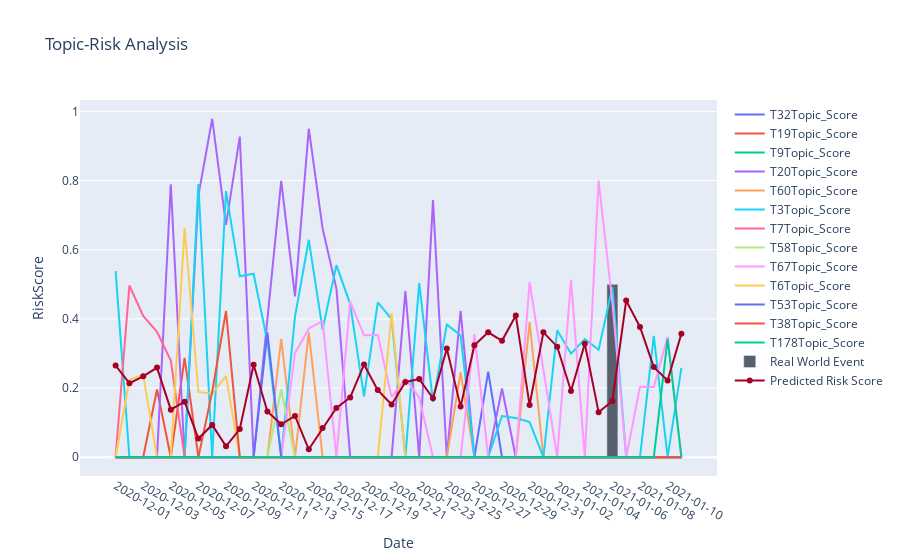

Source (notebook cell):
### Code cell
##### 4. Run topic analysis #####
"""
Read in Event_Date_Data.csv 
event, startDate, endDate  
Note: Dates are the search window around the event
Loop through each event 


"""

### Run model with new data ###
csvlist = sc_tools.get_csv(os.path.join(Base_Path, 'data', 'raw','Event_Date_Data.csv'))

for event_row in csvlist:
    eventname = event_row['event']
    startDate = sc_tools.convert_date(event_row['startDate'], 'dateslash')
    endDate   = sc_tools.convert_date(event_row['endDate'], 'dateslash')
    

    ### Change end dates depending when datasets ###
    if eventname == 'CapitalRiots' and Platform == 'parler':
        endDate = sc_tools.convert_date('2021-01-11', 'dateline')
        print('---Change Parler CapitalRiots end date---')

    elif eventname == 'Brexit' and Platform == 'reddit':
        startDate = sc_tools.convert_date('2018-10-01', 'dateline')
        print('---Change reddit Brexit end date---')

    elif eventname == 'Brexit' and Platform == 'parler':
        startDate = sc_tools.convert_date('2019-01-01', 'dateline')
        print('---Change parler Brexit end date---')


    print(eventname)
    print(startDate)
    print(endDate)


    ### Paths and files ###
    analysisTitle = Platform + '_' + eventname + '_batchTopicAnalysis'   
    gsrEvSrc  = os.path.join(Base_Path, 'data', 'processed', 'GSREvents_' + eventname + '.pkl') 
    gvFolderLoc1  = os.path.join(Base_Path, "models", "OutputResults_batch" )
    fileout_name = os.path.join(Platform + '_' + eventname + '_' + str(startDate) + '_' + str(endDate) + '.pkl')       # Name of output file
    
    ### Get list of avaliable datasets ###
    yearly_data_path = os.path.join(Path_4yearlycombined, eventname)    
    yearly_datasets_avaliable = [os.path.splitext(filename)[0] for filename in os.listdir(yearly_data_path)]

    ### Append required yearly datasets ###
    allowed_dates = [y for y in range(startDate.year, endDate.year + 1)]
    temp_data = []
    for yearloop in allowed_dates:
                
        year_file = os.path.join(yearly_data_path,  str(yearloop) + '.pkl')                                         # ID yearly file to use
        print(year_file)
        newDF = sc_tools.get_pkl(year_file)
        temp_data.append(newDF)        

    df = pd.concat(temp_data, ignore_index=True)


    ### Identify missing dates within the dataset ###
    missing_dates = pd.date_range(start=startDate, end=endDate).difference(df['publicationDate'])                   # Identify any dates that are missing from the range
    
    ### Interigation of the inputdata ###
    delta = endDate  - startDate 
    daysused = df.loc[(df['publicationDate']>startDate)  & (df['publicationDate'] <= endDate)]
    print('number of days: ' + str(round(delta.days + 1,0)))
    print('Number of rows in data: ' + str(len(daysused)))
    print('Average number of text per day: ' + str(round(len(daysused) / (delta.days + 1), 0)))
    print('Av text length: ' + str(round(daysused['text'].apply(len).mean(),0)))


    ### Flag on whether to run analysis or load from file ### 
    preload_dailycal = True

    if list(missing_dates):                                                                                         # If any dates identified as mssing then use this statement
        print('---- Error missing date ----') 
        print(missing_dates)                                                                                        # Print dates that are missing


    elif preload_dailycal:

        ### Define threshold of riskscore which corresponds to an event ###
        threshold = 0.4
        ### Use this list to get a precisoin/recall plot to find best threshold ###
        ## note this is currently not working
        # step = 0.1
        # threshold = list(np.arange(0, 1 + step, step))

        if os.path.exists(os.path.join(gvFolderLoc1, 'GlobalVariables', fileout_name)):            # if file topic file does exist
            print('\n\n\n##### Code running - Preload=True, Update=True #####')
            gvFolderLoc1  = os.path.join(Base_Path, "models", "OutputResults_batch" )
            trend_ret = main_trendy.trendy(dataSource=df, processing="batch", updating=True, startDate=startDate, endDate=endDate,
                        gsrEvents=gsrEvSrc, analysisTitle=analysisTitle, fileout_name=fileout_name, visualize=True, 
                        FolderLoc=gvFolderLoc1, preload_dailycal=True, threshold=threshold)
            break
            if trend_ret == None:                   # If output returns none due to failure continue to next loop item
                continue
        

        else:                                       # If topic file does not exist run with update=False 
            print('\n\n\n##### Code running - Preload=True, Update=False #####')
            trend_ret = main_trendy.trendy(dataSource=df, processing="batch", updating=False, startDate=startDate, endDate=endDate,
                            gsrEvents=gsrEvSrc, analysisTitle=analysisTitle, fileout_name=fileout_name, visualize=True, 
                            FolderLoc=gvFolderLoc1, preload_dailycal=False)
            
            if trend_ret == None:                   # If output returns none due to failure continue to next loop item
                continue            
           

    else:                                           # This will run when preload=False                                                                                                
        ### Run model ###
        print('\n\n\n##### Code running - Preload=False #####')
        trend_ret = main_trendy.trendy(dataSource=df, processing="batch", updating=True, startDate=startDate, endDate=endDate,
                            gsrEvents=gsrEvSrc, analysisTitle=analysisTitle, fileout_name=fileout_name, visualize=True, 
                            FolderLoc=gvFolderLoc1, preload_dailycal=False)

        if trend_ret == None:                        # If output returns none due to failure continue to next loop item
            continue

### Figure 1 — Plotly figure (JSON) as saved in the notebook; plotly's stock layout.template omitted (floating-point values rounded to 4 significant figures; data arrays with more than 128 entries replaced by an {"elided": "..."} marker saying what was removed)
{"data": [{"marker": {"color": {"elided": "1000 str values"}}, "name": "T32Topic_Score", "text": ["", "", "", "", "", "", "S: 0.53\nPR: 0.88\nTR: 8\nkeyWords: \n['true', 'live', 'look', 'vote', 'try', 'president', 'steal', 'come']\n", "S: 0.54\nPR: 0.29\nTR: 17\nkeyWords: \n['freedom', 'president', 'true', 'sure', 'vote', 'look', 'use']\n", "", "", "", "", "", "", "", "", "", "", "", "", "", "", "", "", "", "", "", "S: 0.51\nPR: 0.06\nTR: 188\nkeyWords: \n['true', 'vote']\n", "", "", "", "", "", "", "", "", "", "", "", "", "", ""], "type": "scatter", "x": ["2020-12-01", "2020-12-02", "2020-12-03", "2020-12-04", "2020-12-05", "2020-12-06", "2020-12-07", "2020-12-08", "2020-12-09", "2020-12-10", "2020-12-11", "2020-12-12", "2020-12-13", "2020-12-14", "2020-12-15", "2020-12-16", "2020-12-17", "2020-12-18", "2020-12-19", "2020-12-20", "2020-12-21", "2020-12-22", "2020-12-23", "2020-12-24", "2020-12-25", "2020-12-26", "2020-12-27", "2020-12-28", "2020-12-29", "2020-12-30", "2020-12-31", "2021-01-01", "2021-01-02", "2021-01-03", "2021-01-04", "2021-01-05", "2021-01-06", "2021-01-07", "2021-01-08", "2021-01-09", "2021-01-10", "2021-01-11"], "y": [0, 0, 0, 0, 0, 0, 0, 0, 0, 0, 0, 0, 0, 0, 0, 0, 0, 0, 0, 0, 0, 0, 0, 0, 0, 0, 0, 0.2477, 0, 0, 0, 0, 0, 0, 0, 0, 0, 0, 0, 0, 0, 0]}, {"marker": {"color": {"elided": "1000 str values"}}, "name": "T19Topic_Score", "text": ["", "", "", "S: 0.58\nPR: 0.56\nTR: 27\nkeyWords: \n['law', 'hear', 'fraud', 'man', 'president', 'live', 'say', 'win', 'new']\n", "", "S: 0.62\nPR: 0.57\nTR: 56\nkeyWords: \n['true', 'country', 'president', 'new', 'fraud', 'live']\n", "", "", "", "", "", "", "", "", "", "", "", "", "", "", "", "", "", "", "", "", "", "", "", "", "", "", "", "", "", "", "", "", "", "", "", ""], "type": "scatter", "x": ["2020-12-01", "2020-12-02", "2020-12-03", "2020-12-04", "2020-12-05", "2020-12-06", "2020-12-07", "2020-12-08", "2020-12-09", "2020-12-10", "2020-12-11", "2020-12-12", "2020-12-13", "2020-12-14", "2020-12-15", "2020-12-16", "2020-12-17", "2020-12-18", "2020-12-19", "2020-12-20", "2020-12-21", "2020-12-22", "2020-12-23", "2020-12-24", "2020-12-25", "2020-12-26", "2020-12-27", "2020-12-28", "2020-12-29", "2020-12-30", "2020-12-31", "2021-01-01", "2021-01-02", "2021-01-03", "2021-01-04", "2021-01-05", "2021-01-06", "2021-01-07", "2021-01-08", "2021-01-09", "2021-01-10", "2021-01-11"], "y": [0, 0, 0, 0.1959, 0, 0.2872, 0, 0, 0, 0, 0, 0, 0, 0, 0, 0, 0, 0, 0, 0, 0, 0, 0, 0, 0, 0, 0, 0, 0, 0, 0, 0, 0, 0, 0, 0, 0, 0, 0, 0, 0, 0]}, {"marker": {"color": {"elided": "1000 str values"}}, "name": "T9Topic_Score", "text": ["", "S: 0.33\nPR: 0.33\nTR: 9\nkeyWords: \n['use', 'war', 'dont', 'president', 'freedom', 'follow', 'let', 'pray', 'live', 'better']\n", "", "", "", "", "", "", "", "", "", "", "", "", "", "S: 0.62\nPR: 0.25\nTR: 12\nkeyWords: \n['better', 'president', 'constitution', 'let', 'use', 'time']\n", "", "", "", "", "", "", "", "", "", "", "", "", "", "", "", "", "", "", "", "", "", "", "", "", "", ""], "type": "scatter", "x": ["2020-12-01", "2020-12-02", "2020-12-03", "2020-12-04", "2020-12-05", "2020-12-06", "2020-12-07", "2020-12-08", "2020-12-09", "2020-12-10", "2020-12-11", "2020-12-12", "2020-12-13", "2020-12-14", "2020-12-15", "2020-12-16", "2020-12-17", "2020-12-18", "2020-12-19", "2020-12-20", "2020-12-21", "2020-12-22", "2020-12-23", "2020-12-24", "2020-12-25", "2020-12-26", "2020-12-27", "2020-12-28", "2020-12-29", "2020-12-30", "2020-12-31", "2021-01-01", "2021-01-02", "2021-01-03", "2021-01-04", "2021-01-05", "2021-01-06", "2021-01-07", "2021-01-08", "2021-01-09", "2021-01-10", "2021-01-11"], "y": [0, 0, 0, 0, 0, 0, 0, 0, 0, 0, 0, 0, 0, 0, 0, 0, 0, 0, 0, 0, 0, 0, 0, 0, 0, 0, 0, 0, 0, 0, 0, 0, 0, 0, 0, 0, 0, 0, 0, 0, 0, 0]}, {"marker": {"color": {"elided": "1000 str values"}}, "name": "T20Topic_Score", "text": ["", "", "", "", "S: 0.61\nPR: 0.79\nTR: 375\nkeyWords: \n['sure', 'country', 'fraud']\n", "", "S: 0.63\nPR: 0.44\nTR: 436\nkeyWords: \n['sure', 'great', 'fraud']\n", "S: 0.64\nPR: 0.9\nTR: 539\nkeyWords: \n['fraud']\n", "S: 0.61\nPR: 0.39\nTR: 366\nkeyWords: \n['great', 'fraud', 'corrupt']\n", "S: 0.64\nPR: 0.87\nTR: 490\nkeyWords: \n['fraud']\n", "", "S: 0.6\nPR: 0.88\nTR: 95\nkeyWords: \n['sure', 'fraud', 'help', 'unite']\n", "S: 0.6\nPR: 0.48\nTR: 475\nkeyWords: \n['fraud', 'true', 'election', 'court']\n", "S: 0.61\nPR: 0.91\nTR: 124\nkeyWords: \n['fraud', 'hope']\n", "S: 0.63\nPR: 0.92\nTR: 507\nkeyWords: \n['fraud']\n", "S: 0.62\nPR: 0.78\nTR: 263\nkeyWords: \n['fraud', 'vote', 'president']\n", "S: 0.52\nPR: 0.46\nTR: 191\nkeyWords: \n['president', 'vote', 'country', 'know']\n", "", "", "", "", "S: 0.6\nPR: 0.68\nTR: 148\nkeyWords: \n['president', 'fraud']\n", "", "S: 0.64\nPR: 0.92\nTR: 309\nkeyWords: \n['fraud']\n", "", "S: 0.48\nPR: 0.14\nTR: 287\nkeyWords: \n['election', 'true', 'freedom', 'court']\n", "", "", "S: 0.62\nPR: 0.95\nTR: 22\nkeyWords: \n['fraud', 'law', 'new', 'vote', 'country']\n", "", "", "", "", "", "S: 0.57\nPR: 0.42\nTR: 12\nkeyWords: \n['man', 'freedom', 'fraud', 'country', 'party', 'make', 'sure']\n", "", "", "", "", "", "", ""], "type": "scatter", "x": ["2020-12-01", "2020-12-02", "2020-12-03", "2020-12-04", "2020-12-05", "2020-12-06", "2020-12-07", "2020-12-08", "2020-12-09", "2020-12-10", "2020-12-11", "2020-12-12", "2020-12-13", "2020-12-14", "2020-12-15", "2020-12-16", "2020-12-17", "2020-12-18", "2020-12-19", "2020-12-20", "2020-12-21", "2020-12-22", "2020-12-23", "2020-12-24", "2020-12-25", "2020-12-26", "2020-12-27", "2020-12-28", "2020-12-29", "2020-12-30", "2020-12-31", "2021-01-01", "2021-01-02", "2021-01-03", "2021-01-04", "2021-01-05", "2021-01-06", "2021-01-07", "2021-01-08", "2021-01-09", "2021-01-10", "2021-01-11"], "y": [0, 0, 0, 0, 0.7889, 0, 0.7568, 0.9786, 0.6716, 0.9273, 0, 0.4033, 0.7994, 0.465, 0.95, 0.6616, 0.4871, 0, 0, 0, 0, 0.4804, 0, 0.7433, 0, 0.4231, 0, 0, 0.1986, 0, 0, 0, 0, 0, 0, 0, 0, 0, 0, 0, 0, 0]}, {"marker": {"color": {"elided": "1000 str values"}}, "name": "T60Topic_Score", "text": ["", "", "", "", "", "", "", "", "", "", "", "", "S: 0.52\nPR: 0.48\nTR: 92\nkeyWords: \n['country', 'lose']\n", "", "S: 0.58\nPR: 0.53\nTR: 94\nkeyWords: \n['man', 'country', 'lose']\n", "", "", "", "", "", "", "", "S: 0.62\nPR: 0.6\nTR: 5\nkeyWords: \n['lose', 'help', 'man']\n", "", "", "S: 0.62\nPR: 0.73\nTR: 37\nkeyWords: \n['lose']\n", "", "", "", "", "S: 0.54\nPR: 0.57\nTR: 110\nkeyWords: \n['country', 'election', 'lose', 'wont']\n", "", "", "", "", "", "", "", "", "", "S: 0.25\nPR: 1.0\nTR: 1\nkeyWords: \n['president trump', 'let', 'lose']\n", ""], "type": "scatter", "x": ["2020-12-01", "2020-12-02", "2020-12-03", "2020-12-04", "2020-12-05", "2020-12-06", "2020-12-07", "2020-12-08", "2020-12-09", "2020-12-10", "2020-12-11", "2020-12-12", "2020-12-13", "2020-12-14", "2020-12-15", "2020-12-16", "2020-12-17", "2020-12-18", "2020-12-19", "2020-12-20", "2020-12-21", "2020-12-22", "2020-12-23", "2020-12-24", "2020-12-25", "2020-12-26", "2020-12-27", "2020-12-28", "2020-12-29", "2020-12-30", "2020-12-31", "2021-01-01", "2021-01-02", "2021-01-03", "2021-01-04", "2021-01-05", "2021-01-06", "2021-01-07", "2021-01-08", "2021-01-09", "2021-01-10", "2021-01-11"], "y": [0, 0, 0, 0, 0, 0, 0, 0, 0, 0, 0, 0, 0.342, 0, 0.3611, 0, 0, 0, 0, 0, 0, 0, 0, 0, 0, 0.2457, 0, 0, 0, 0, 0.3907, 0, 0, 0, 0, 0, 0, 0, 0, 0, 0, 0]}, {"marker": {"color": {"elided": "1000 str values"}}, "name": "T3Topic_Score", "text": ["S: 0.58\nPR: 0.45\nTR: 491\nkeyWords: \n['president', 'dont', 'win']\n", "", "", "", "", "", "S: 0.55\nPR: 0.37\nTR: 543\nkeyWords: \n['president']\n", "", "S: 0.54\nPR: 0.35\nTR: 533\nkeyWords: \n['president']\n", "S: 0.53\nPR: 0.17\nTR: 378\nkeyWords: \n['great', 'president', 'china']\n", "S: 0.53\nPR: 0.2\nTR: 349\nkeyWords: \n['great', 'president', 'use']\n", "S: 0.58\nPR: 0.04\nTR: 424\nkeyWords: \n['great']\n", "", "S: 0.56\nPR: 0.13\nTR: 273\nkeyWords: \n['great', 'country']\n", "S: 0.69\nPR: 0.44\nTR: 291\nkeyWords: \n['great', 'new', 'evil']\n", "S: 0.57\nPR: 0.06\nTR: 433\nkeyWords: \n['great']\n", "S: 0.6\nPR: 0.38\nTR: 256\nkeyWords: \n['great', 'fraud']\n", "S: 0.52\nPR: 0.16\nTR: 283\nkeyWords: \n['president', 'great']\n", "S: 0.43\nPR: 0.02\nTR: 222\nkeyWords: \n['great', 'make']\n", "S: 0.5\nPR: 0.18\nTR: 273\nkeyWords: \n['great', 'president', 'law']\n", "S: 0.52\nPR: 0.15\nTR: 238\nkeyWords: \n['great', 'president', 'new']\n", "", "S: 0.55\nPR: 0.2\nTR: 315\nkeyWords: \n['great', 'president', 'country', 'sure']\n", "S: 0.55\nPR: 0.26\nTR: 27\nkeyWords: \n['freedom', 'great', 'president', 'war', 'let']\n", "S: 0.5\nPR: 0.4\nTR: 126\nkeyWords: \n['president', 'white', 'country']\n", "S: 0.5\nPR: 0.12\nTR: 226\nkeyWords: \n['great', 'president']\n", "S: 0.58\nPR: 0.57\nTR: 7\nkeyWords: \n['fraud', 'white', 'great', 'million', 'away']\n", "S: 0.59\nPR: 0.12\nTR: 8\nkeyWords: \n['great', 'president', 'white', 'million', 'lose', 'didnt']\n", "S: 0.51\nPR: 0.12\nTR: 25\nkeyWords: \n['great', 'white', 'lose', 'corrupt', 'president']\n", "S: 0.39\nPR: 0.01\nTR: 150\nkeyWords: \n['lose', 'great']\n", "S: 0.47\nPR: 0.08\nTR: 24\nkeyWords: \n['white', 'president', 'hope', 'great', 'republican']\n", "S: 0.39\nPR: 0.22\nTR: 18\nkeyWords: \n['great', 'traitor', 'pence', 'year', 'president', 'god bless']\n", "S: 0.6\nPR: 0.8\nTR: 81\nkeyWords: \n['fraud', 'white', 'doesnt']\n", "S: 0.52\nPR: 0.49\nTR: 70\nkeyWords: \n['hope', 'white', 'president']\n", "S: 0.5\nPR: 0.11\nTR: 221\nkeyWords: \n['true', 'president', 'corrupt']\n", "S: 0.55\nPR: 0.07\nTR: 242\nkeyWords: \n['great', 'let', 'president']\n", "S: 0.53\nPR: 0.3\nTR: 237\nkeyWords: \n['great', 'president', 'election', 'new']\n", "", "", "S: 0.49\nPR: 0.23\nTR: 143\nkeyWords: \n['president', 'china', 'better', 'watch']\n", "", "S: 0.52\nPR: 0.18\nTR: 88\nkeyWords: \n['great', 'president', 'white', 'lose']\n"], "type": "scatter", "x": ["2020-12-01", "2020-12-02", "2020-12-03", "2020-12-04", "2020-12-05", "2020-12-06", "2020-12-07", "2020-12-08", "2020-12-09", "2020-12-10", "2020-12-11", "2020-12-12", "2020-12-13", "2020-12-14", "2020-12-15", "2020-12-16", "2020-12-17", "2020-12-18", "2020-12-19", "2020-12-20", "2020-12-21", "2020-12-22", "2020-12-23", "2020-12-24", "2020-12-25", "2020-12-26", "2020-12-27", "2020-12-28", "2020-12-29", "2020-12-30", "2020-12-31", "2021-01-01", "2021-01-02", "2021-01-03", "2021-01-04", "2021-01-05", "2021-01-06", "2021-01-07", "2021-01-08", "2021-01-09", "2021-01-10", "2021-01-11"], "y": [0.5383, 0, 0, 0, 0, 0, 0.7902, 0, 0.7696, 0.5232, 0.5304, 0.3339, 0, 0.4068, 0.6288, 0.3691, 0.5554, 0.4429, 0.1762, 0.4478, 0.3997, 0, 0.5035, 0.1601, 0.3834, 0.3526, 0, 0, 0.1191, 0.1133, 0.1013, 0, 0.3671, 0.2995, 0.3416, 0.3108, 0.4919, 0, 0, 0.3508, 0, 0.2581]}, {"marker": {"color": {"elided": "1000 str values"}}, "name": "T7Topic_Score", "text": ["", "S: 0.52\nPR: 0.08\nTR: 580\nkeyWords: \n['great']\n", "S: 0.52\nPR: 0.06\nTR: 504\nkeyWords: \n['great', 'true']\n", "S: 0.52\nPR: 0.09\nTR: 275\nkeyWords: \n['great', 'make', 'like']\n", "S: 0.62\nPR: 0.06\nTR: 219\nkeyWords: \n['great', 'hell']\n", "", "", "", "", "", "", "", "", "", "", "S: 0.28\nPR: 0.25\nTR: 4\nkeyWords: \n['make', 'great', 'election', 'hope', 'big', 'white', 'law', 'corrupt', 'like']\n", "S: 0.3\nPR: 1.0\nTR: 1\nkeyWords: \n['white', 'big', 'help', 'world', 'law', 'hope']\n", "", "", "", "", "", "", "", "", "", "", "", "", "", "", "", "", "", "", "", "", "", "", "", "", ""], "type": "scatter", "x": ["2020-12-01", "2020-12-02", "2020-12-03", "2020-12-04", "2020-12-05", "2020-12-06", "2020-12-07", "2020-12-08", "2020-12-09", "2020-12-10", "2020-12-11", "2020-12-12", "2020-12-13", "2020-12-14", "2020-12-15", "2020-12-16", "2020-12-17", "2020-12-18", "2020-12-19", "2020-12-20", "2020-12-21", "2020-12-22", "2020-12-23", "2020-12-24", "2020-12-25", "2020-12-26", "2020-12-27", "2020-12-28", "2020-12-29", "2020-12-30", "2020-12-31", "2021-01-01", "2021-01-02", "2021-01-03", "2021-01-04", "2021-01-05", "2021-01-06", "2021-01-07", "2021-01-08", "2021-01-09", "2021-01-10", "2021-01-11"], "y": [0, 0.4966, 0.4085, 0.3628, 0.2796, 0, 0, 0, 0, 0, 0, 0, 0, 0, 0, 0, 0, 0, 0, 0, 0, 0, 0, 0, 0, 0, 0, 0, 0, 0, 0, 0, 0, 0, 0, 0, 0, 0, 0, 0, 0, 0]}, {"marker": {"color": {"elided": "1000 str values"}}, "name": "T58Topic_Score", "text": ["", "", "", "", "", "", "", "", "", "", "", "S: 0.61\nPR: 0.06\nTR: 17\nkeyWords: \n['president', 'great', 'really', 'hope', 'time', 'stand', 'freedom', 'life']\n", "S: 0.65\nPR: 0.32\nTR: 34\nkeyWords: \n['fraud', 'president', 'great', 'freedom', 'really']\n", "", "", "", "", "", "", "", "", "", "", "", "", "", "", "", "", "", "", "", "", "", "", "", "", "", "", "", "", ""], "type": "scatter", "x": ["2020-12-01", "2020-12-02", "2020-12-03", "2020-12-04", "2020-12-05", "2020-12-06", "2020-12-07", "2020-12-08", "2020-12-09", "2020-12-10", "2020-12-11", "2020-12-12", "2020-12-13", "2020-12-14", "2020-12-15", "2020-12-16", "2020-12-17", "2020-12-18", "2020-12-19", "2020-12-20", "2020-12-21", "2020-12-22", "2020-12-23", "2020-12-24", "2020-12-25", "2020-12-26", "2020-12-27", "2020-12-28", "2020-12-29", "2020-12-30", "2020-12-31", "2021-01-01", "2021-01-02", "2021-01-03", "2021-01-04", "2021-01-05", "2021-01-06", "2021-01-07", "2021-01-08", "2021-01-09", "2021-01-10", "2021-01-11"], "y": [0, 0, 0, 0, 0, 0, 0, 0, 0, 0, 0, 0, 0.196, 0, 0, 0, 0, 0, 0, 0, 0, 0, 0, 0, 0, 0, 0, 0, 0, 0, 0, 0, 0, 0, 0, 0, 0, 0, 0, 0, 0, 0]}, {"marker": {"color": {"elided": "1000 str values"}}, "name": "T67Topic_Score", "text": ["", "", "", "", "", "", "", "", "", "", "", "", "", "S: 0.59\nPR: 0.66\nTR: 59\nkeyWords: \n['didnt', 'white', 'office', 'dont']\n", "S: 0.57\nPR: 0.49\nTR: 104\nkeyWords: \n['white']\n", "S: 0.6\nPR: 0.52\nTR: 111\nkeyWords: \n['white']\n", "", "S: 0.61\nPR: 0.85\nTR: 119\nkeyWords: \n['white', 'fraud', 'make', 'look']\n", "S: 0.51\nPR: 0.44\nTR: 102\nkeyWords: \n['president', 'white']\n", "S: 0.5\nPR: 0.66\nTR: 88\nkeyWords: \n['white', 'lose', 'country']\n", "S: 0.55\nPR: 0.7\nTR: 20\nkeyWords: \n['white', 'make', 'war']\n", "S: 0.6\nPR: 0.27\nTR: 51\nkeyWords: \n['white', 'election', 'great', 'make', 'country']\n", "S: 0.51\nPR: 0.17\nTR: 42\nkeyWords: \n['freedom', 'white', 'voter', 'life']\n", "", "", "", "S: 0.64\nPR: 0.54\nTR: 87\nkeyWords: \n['make']\n", "", "S: 0.8\nPR: 0.15\nTR: 13\nkeyWords: \n['make', 'election', 'great', 'communist', 'joe', 'freedom']\n", "", "S: 0.61\nPR: 0.33\nTR: 227\nkeyWords: \n['great', 'make', 'fraud', 'senate']\n", "S: 0.49\nPR: 0.35\nTR: 57\nkeyWords: \n['freedom', 'election']\n", "", "S: 0.62\nPR: 0.41\nTR: 208\nkeyWords: \n['fraud', 'great']\n", "S: 0.65\nPR: 0.6\nTR: 10\nkeyWords: \n['great', 'look', 'lose', 'fraud', 'fight', 'white', 'hell']\n", "S: 0.62\nPR: 0.89\nTR: 367\nkeyWords: \n['fraud']\n", "S: 0.63\nPR: 0.96\nTR: 111\nkeyWords: \n['fraud', 'white']\n", "S: 0.68\nPR: 0.62\nTR: 16\nkeyWords: \n['country', 'great', 'unite', 'lose', 'fraud', 'believe']\n", "S: 0.65\nPR: 0.04\nTR: 164\nkeyWords: \n['great', 'make']\n", "S: 0.68\nPR: 0.95\nTR: 22\nkeyWords: \n['fraud', 'fight']\n", "S: 0.58\nPR: 0.1\nTR: 239\nkeyWords: \n['great', 'freedom', 'fraud']\n", "S: 0.3\nPR: 0.25\nTR: 4\nkeyWords: \n['make', 'let', 'great', 'election fraud', 'happen']\n"], "type": "scatter", "x": ["2020-12-01", "2020-12-02", "2020-12-03", "2020-12-04", "2020-12-05", "2020-12-06", "2020-12-07", "2020-12-08", "2020-12-09", "2020-12-10", "2020-12-11", "2020-12-12", "2020-12-13", "2020-12-14", "2020-12-15", "2020-12-16", "2020-12-17", "2020-12-18", "2020-12-19", "2020-12-20", "2020-12-21", "2020-12-22", "2020-12-23", "2020-12-24", "2020-12-25", "2020-12-26", "2020-12-27", "2020-12-28", "2020-12-29", "2020-12-30", "2020-12-31", "2021-01-01", "2021-01-02", "2021-01-03", "2021-01-04", "2021-01-05", "2021-01-06", "2021-01-07", "2021-01-08", "2021-01-09", "2021-01-10", "2021-01-11"], "y": [0, 0, 0, 0, 0, 0, 0, 0, 0, 0, 0, 0, 0, 0.3008, 0.3724, 0.3936, 0, 0.4499, 0.3529, 0.3531, 0.1743, 0.2266, 0.1728, 0, 0, 0, 0.3561, 0, 0, 0, 0.5059, 0.2475, 0, 0.5129, 0, 0.7998, 0.4477, 0, 0.204, 0.2031, 0.3484, 0]}, {"marker": {"color": {"elided": "1000 str values"}}, "name": "T6Topic_Score", "text": ["", "S: 0.58\nPR: 0.77\nTR: 31\nkeyWords: \n['white', 'lose', 'hope', 'fraud', 'new', 'power']\n", "S: 0.63\nPR: 0.76\nTR: 34\nkeyWords: \n['lose', 'white', 'fraud', 'help', 'law', 'make']\n", "", "", "S: 0.63\nPR: 0.93\nTR: 247\nkeyWords: \n['fraud', 'lose', 'make']\n", "S: 0.72\nPR: 0.57\nTR: 23\nkeyWords: \n['lose', 'country', 'fraud', 'election', 'new', 'man', 'make', 'help', 'law', 'president']\n", "S: 0.56\nPR: 0.81\nTR: 21\nkeyWords: \n['white', 'lose', 'covid', 'election', 'new']\n", "S: 0.53\nPR: 0.7\nTR: 37\nkeyWords: \n['lose', 'help', 'white', 'day']\n", "", "", "", "", "S: 0.89\nPR: 0.57\nTR: 7\nkeyWords: \n['president', 'freedom', 'court', 'law', 'lose', 'new', 'man', 'election', 'act', 'stop']\n", "", "", "", "", "", "", "S: 0.62\nPR: 0.86\nTR: 101\nkeyWords: \n['state', 'free', 'election', 'lose', 'fraud']\n", "", "", "", "", "", "", "", "", "", "", "", "", "", "", "", "", "", "", "", "", ""], "type": "scatter", "x": ["2020-12-01", "2020-12-02", "2020-12-03", "2020-12-04", "2020-12-05", "2020-12-06", "2020-12-07", "2020-12-08", "2020-12-09", "2020-12-10", "2020-12-11", "2020-12-12", "2020-12-13", "2020-12-14", "2020-12-15", "2020-12-16", "2020-12-17", "2020-12-18", "2020-12-19", "2020-12-20", "2020-12-21", "2020-12-22", "2020-12-23", "2020-12-24", "2020-12-25", "2020-12-26", "2020-12-27", "2020-12-28", "2020-12-29", "2020-12-30", "2020-12-31", "2021-01-01", "2021-01-02", "2021-01-03", "2021-01-04", "2021-01-05", "2021-01-06", "2021-01-07", "2021-01-08", "2021-01-09", "2021-01-10", "2021-01-11"], "y": [0, 0.2237, 0.2379, 0, 0, 0.6637, 0.1888, 0.1838, 0.2351, 0, 0, 0, 0, 0, 0, 0, 0, 0, 0, 0, 0.417, 0, 0, 0, 0, 0, 0, 0, 0, 0, 0, 0, 0, 0, 0, 0, 0, 0, 0, 0, 0, 0]}, {"marker": {"color": {"elided": "1000 str values"}}, "name": "T53Topic_Score", "text": ["", "", "", "", "", "", "", "", "", "", "S: 0.47\nPR: 0.67\nTR: 12\nkeyWords: \n['day', 'make']\n", "S: 0.56\nPR: 0.41\nTR: 107\nkeyWords: \n['make']\n", "", "", "", "", "", "", "", "", "", "", "", "", "", "", "", "", "", "", "", "", "", "", "", "", "", "", "", "", "", ""], "type": "scatter", "x": ["2020-12-01", "2020-12-02", "2020-12-03", "2020-12-04", "2020-12-05", "2020-12-06", "2020-12-07", "2020-12-08", "2020-12-09", "2020-12-10", "2020-12-11", "2020-12-12", "2020-12-13", "2020-12-14", "2020-12-15", "2020-12-16", "2020-12-17", "2020-12-18", "2020-12-19", "2020-12-20", "2020-12-21", "2020-12-22", "2020-12-23", "2020-12-24", "2020-12-25", "2020-12-26", "2020-12-27", "2020-12-28", "2020-12-29", "2020-12-30", "2020-12-31", "2021-01-01", "2021-01-02", "2021-01-03", "2021-01-04", "2021-01-05", "2021-01-06", "2021-01-07", "2021-01-08", "2021-01-09", "2021-01-10", "2021-01-11"], "y": [0, 0, 0, 0, 0, 0, 0, 0, 0, 0, 0, 0.3609, 0, 0, 0, 0, 0, 0, 0, 0, 0, 0, 0, 0, 0, 0, 0, 0, 0, 0, 0, 0, 0, 0, 0, 0, 0, 0, 0, 0, 0, 0]}, {"marker": {"color": {"elided": "1000 str values"}}, "name": "T38Topic_Score", "text": ["", "", "", "", "", "", "", "S: 0.51\nPR: 0.14\nTR: 56\nkeyWords: \n['follow']\n", "S: 0.51\nPR: 0.38\nTR: 157\nkeyWords: \n['country', 'follow', 'freedom', 'hope']\n", "S: 0.65\nPR: 0.64\nTR: 14\nkeyWords: \n['follow', 'lose', 'time']\n", "", "", "", "", "", "", "", "", "", "", "", "", "", "", "", "", "", "", "", "", "", "", "", "", "", "", "", "", "", "", "", ""], "type": "scatter", "x": ["2020-12-01", "2020-12-02", "2020-12-03", "2020-12-04", "2020-12-05", "2020-12-06", "2020-12-07", "2020-12-08", "2020-12-09", "2020-12-10", "2020-12-11", "2020-12-12", "2020-12-13", "2020-12-14", "2020-12-15", "2020-12-16", "2020-12-17", "2020-12-18", "2020-12-19", "2020-12-20", "2020-12-21", "2020-12-22", "2020-12-23", "2020-12-24", "2020-12-25", "2020-12-26", "2020-12-27", "2020-12-28", "2020-12-29", "2020-12-30", "2020-12-31", "2021-01-01", "2021-01-02", "2021-01-03", "2021-01-04", "2021-01-05", "2021-01-06", "2021-01-07", "2021-01-08", "2021-01-09", "2021-01-10", "2021-01-11"], "y": [0, 0, 0, 0, 0, 0, 0, 0.1897, 0.4229, 0, 0, 0, 0, 0, 0, 0, 0, 0, 0, 0, 0, 0, 0, 0, 0, 0, 0, 0, 0, 0, 0, 0, 0, 0, 0, 0, 0, 0, 0, 0, 0, 0]}, {"marker": {"color": {"elided": "1000 str values"}}, "name": "T178Topic_Score", "text": ["", "", "", "", "", "", "", "", "", "", "", "", "", "", "", "", "", "", "", "", "", "", "", "", "", "", "", "", "", "", "", "", "", "", "", "", "S: 0.52\nPR: 0.2\nTR: 5\nkeyWords: \n['dont', 'happen']\n", "", "", "", "S: 0.48\nPR: 0.54\nTR: 90\nkeyWords: \n['dont']\n", ""], "type": "scatter", "x": ["2020-12-01", "2020-12-02", "2020-12-03", "2020-12-04", "2020-12-05", "2020-12-06", "2020-12-07", "2020-12-08", "2020-12-09", "2020-12-10", "2020-12-11", "2020-12-12", "2020-12-13", "2020-12-14", "2020-12-15", "2020-12-16", "2020-12-17", "2020-12-18", "2020-12-19", "2020-12-20", "2020-12-21", "2020-12-22", "2020-12-23", "2020-12-24", "2020-12-25", "2020-12-26", "2020-12-27", "2020-12-28", "2020-12-29", "2020-12-30", "2020-12-31", "2021-01-01", "2021-01-02", "2021-01-03", "2021-01-04", "2021-01-05", "2021-01-06", "2021-01-07", "2021-01-08", "2021-01-09", "2021-01-10", "2021-01-11"], "y": [0, 0, 0, 0, 0, 0, 0, 0, 0, 0, 0, 0, 0, 0, 0, 0, 0, 0, 0, 0, 0, 0, 0, 0, 0, 0, 0, 0, 0, 0, 0, 0, 0, 0, 0, 0, 0, 0, 0, 0, 0.3424, 0]}, {"marker": {"color": "#59606D"}, "name": "Real World Event", "type": "bar", "x": ["2020-12-01", "2020-12-02", "2020-12-03", "2020-12-04", "2020-12-05", "2020-12-06", "2020-12-07", "2020-12-08", "2020-12-09", "2020-12-10", "2020-12-11", "2020-12-12", "2020-12-13", "2020-12-14", "2020-12-15", "2020-12-16", "2020-12-17", "2020-12-18", "2020-12-19", "2020-12-20", "2020-12-21", "2020-12-22", "2020-12-23", "2020-12-24", "2020-12-25", "2020-12-26", "2020-12-27", "2020-12-28", "2020-12-29", "2020-12-30", "2020-12-31", "2021-01-01", "2021-01-02", "2021-01-03", "2021-01-04", "2021-01-05", "2021-01-06", "2021-01-07", "2021-01-08", "2021-01-09", "2021-01-10", "2021-01-11"], "y": [0, 0, 0, 0, 0, 0, 0, 0, 0, 0, 0, 0, 0, 0, 0, 0, 0, 0, 0, 0, 0, 0, 0, 0, 0, 0, 0, 0, 0, 0, 0, 0, 0, 0, 0, 0, 0.5, 0, 0, 0, 0, 0]}, {"line": {"color": "rgb(165,0,38)"}, "marker": {"color": "rgb(165,0,38)"}, "mode": "markers+lines", "name": "Predicted Risk Score", "type": "scatter", "x": ["2020-12-01", "2020-12-02", "2020-12-03", "2020-12-04", "2020-12-05", "2020-12-06", "2020-12-07", "2020-12-08", "2020-12-09", "2020-12-10", "2020-12-11", "2020-12-12", "2020-12-13", "2020-12-14", "2020-12-15", "2020-12-16", "2020-12-17", "2020-12-18", "2020-12-19", "2020-12-20", "2020-12-21", "2020-12-22", "2020-12-23", "2020-12-24", "2020-12-25", "2020-12-26", "2020-12-27", "2020-12-28", "2020-12-29", "2020-12-30", "2020-12-31", "2021-01-01", "2021-01-02", "2021-01-03", "2021-01-04", "2021-01-05", "2021-01-06", "2021-01-07", "2021-01-08", "2021-01-09", "2021-01-10", "2021-01-11"], "y": [0.2652, 0.2142, 0.234, 0.2591, 0.1374, 0.1604, 0.05386, 0.09329, 0.03149, 0.08122, 0.2676, 0.1321, 0.09523, 0.1195, 0.02287, 0.08428, 0.1423, 0.1728, 0.268, 0.194, 0.1522, 0.2177, 0.2258, 0.1705, 0.3143, 0.1463, 0.3234, 0.361, 0.3365, 0.4101, 0.1509, 0.3611, 0.3197, 0.1913, 0.3283, 0.1299, 0.1628, 0.4529, 0.3767, 0.2605, 0.222, 0.3573]}], "layout": {"title": {"text": "Topic-Risk Analysis"}, "xaxis": {"title": {"text": "Date"}, "type": "category"}, "yaxis": {"title": {"text": "RiskScore"}}}}
